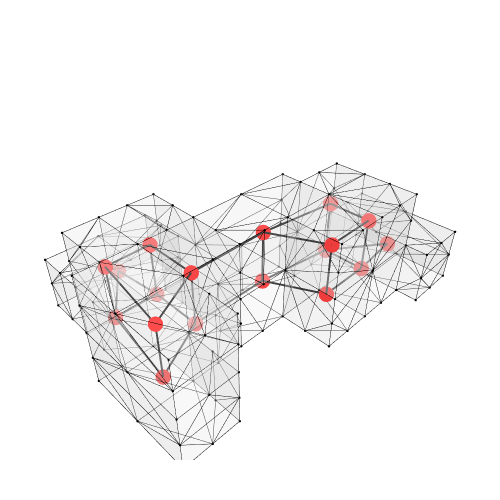

Source (notebook cell):
### Markdown cell above
# Show Dual Graph with Geometry

### Code cell
Topology.Show(cc, g2,
              vertexSizeKey="size",
              vertexColorKey="color",
              edgeWidthKey="width",
              edgeColorKey="color",
              faceOpacity=0.3,
              backgroundColor="white",
              width=500,
              height=500,
              renderer=renderer)

### Figure 1 — Plotly figure (JSON) as saved in the notebook; plotly's stock layout.template omitted (floating-point values rounded to 4 significant figures; data arrays with more than 128 entries replaced by an {"elided": "..."} marker saying what was removed)
{"data": [{"customdata": {"elided": "151 str values"}, "hoverinfo": "text", "hovertemplate": {"elided": "151 str values"}, "hovertext": {"elided": "151 str values"}, "legendgroup": "1", "legendrank": 1, "marker": {"color": {"elided": "151 str values"}, "line": {"width": 0}, "opacity": 1, "size": {"elided": "151 float values"}, "sizemode": "diameter", "symbol": "circle"}, "mode": "markers", "name": "1: Untitled (Vertices)", "showlegend": false, "text": {"elided": "151 str values"}, "type": "scatter3d", "x": {"elided": "151 float values"}, "y": {"elided": "151 float values"}, "z": {"elided": "151 int values"}}, {"hoverinfo": "text", "hovertext": [], "legendgroup": "2", "legendrank": 2, "line": {"color": "#000000", "dash": "solid", "width": 1}, "marker": {"color": "#000000", "size": 0.25, "symbol": "circle"}, "mode": "markers+lines", "name": "1: Untitled (Edges)", "showlegend": false, "text": [], "type": "scatter3d", "x": {"elided": "1347 float values"}, "y": {"elided": "1347 float values"}, "z": {"elided": "1347 int values"}}, {"cmax": 1, "cmin": 0, "color": "#FAFAFA", "colorscale": [[0, "#440154"], [0.1111, "#482878"], [0.2222, "#3e4989"], [0.3333, "#31688e"], [0.4444, "#26828e"], [0.5556, "#1f9e89"], [0.6667, "#35b779"], [0.7778, "#6ece58"], [0.8889, "#b5de2b"], [1, "#fde725"]], "flatshading": true, "hoverinfo": "text", "hovertext": "", "i": {"elided": "383 int values"}, "j": {"elided": "383 int values"}, "k": {"elided": "383 int values"}, "legendgroup": "3", "legendrank": 3, "lighting": {"facenormalsepsilon": 0}, "name": "1: Untitled (Faces)", "opacity": 0.3, "showlegend": false, "showscale": false, "text": "", "type": "mesh3d", "x": {"elided": "151 float values"}, "y": {"elided": "151 float values"}, "z": {"elided": "151 int values"}}, {"hoverinfo": "text", "hovertext": [], "legendgroup": "6", "legendrank": 6, "line": {"color": "#000000", "dash": "solid", "width": 4}, "marker": {"color": "#000000", "size": 1, "symbol": "circle"}, "mode": "markers+lines", "name": "2: Untitled Graph (Edges)", "showlegend": false, "text": [], "type": "scatter3d", "x": [8810, 13310, null, 8810, 8810, null, 8810, 8810, null, 8810, 5810, null, 5810, 6411.0, null, 6411.0, 6411.0, null, 8810, 6411.0, null, 14810, 17810, null, 17810, 17810, null, 17810, 17810, null, 17810, 20810, null, 8810, 8810, null, 8810, 8810, null, 13310, 14810, null, 14810, 14810, null, 17810, 17810, null, 14810, 17810, null, 5810, 5810, null, 5810, 6411.0, null, 17810, 17810, null, 13310, 17810, null, 8810, 6411.0, null, 6411.0, 8512.0, null, 13310, 13310, null, 8810, 13310, null, 13310, 14810, null, 8810, 8512.0, null, 13310, 17810, null, 8810, 5810, null, 17810, 20810, null], "y": [-2260, -2260, null, -2260, 740, null, -2260, -2260, null, -2260, -3760, null, -3760, 740, null, 740, 740, null, 740, 740, null, -5260, -5260, null, -2861.0, -5260, null, -5260, -5260, null, -5260, -4962.0, null, 740, 740, null, -2260, 740, null, -2260, -5260, null, -5260, -5260, null, -2861.0, -5260, null, -5260, -5260, null, -3760, -3760, null, -3760, 740, null, -2861.0, -2861.0, null, -2260, -2861.0, null, 740, 740, null, 740, 3740, null, -2260, -2260, null, -2260, -2260, null, -2260, -5260, null, 740, 3740, null, -2260, -2861.0, null, -2260, -3760, null, -2861.0, -4962.0, null], "z": [1500, 1500, null, 1500, 1500, null, 4500, 1500, null, 1500, 1500, null, 4500, 4500, null, 4500, 1500, null, 4500, 4500, null, 1500, 1500, null, 1500, 1500, null, 4500, 1500, null, 1500, 1500, null, 4500, 1500, null, 4500, 4500, null, 1500, 1500, null, 4500, 1500, null, 4500, 4500, null, 4500, 4500, null, 4500, 1500, null, 1500, 1500, null, 4500, 1500, null, 4500, 4500, null, 1500, 1500, null, 1500, 1500, null, 4500, 1500, null, 4500, 4500, null, 4500, 4500, null, 1500, 1500, null, 1500, 1500, null, 4500, 4500, null, 1500, 1500, null]}, {"customdata": ["", "", "", "", "", "", "", "", "", "", "", "", "", "", "", "", "", ""], "hoverinfo": "text", "hovertemplate": ["Click ", "Click ", "Click ", "Click ", "Click ", "Click ", "Click ", "Click ", "Click ", "Click ", "Click ", "Click ", "Click ", "Click ", "Click ", "Click ", "Click ", "Click "], "hovertext": ["", "", "", "", "", "", "", "", "", "", "", "", "", "", "", "", "", ""], "legendgroup": "5", "legendrank": 5, "marker": {"color": ["#FF0000", "#FF0000", "#FF0000", "#FF0000", "#FF0000", "#FF0000", "#FF0000", "#FF0000", "#FF0000", "#FF0000", "#FF0000", "#FF0000", "#FF0000", "#FF0000", "#FF0000", "#FF0000", "#FF0000", "#FF0000"], "line": {"width": 0}, "opacity": 1, "size": [18, 18, 18, 18, 18, 18, 18, 18, 18, 18, 18, 18, 18, 18, 18, 18, 18, 18], "sizemode": "diameter", "symbol": "circle"}, "mode": "markers", "name": "2: Untitled Graph (Vertices)", "showlegend": false, "text": ["", "", "", "", "", "", "", "", "", "", "", "", "", "", "", "", "", ""], "type": "scatter3d", "x": [8810, 6411.0, 17810, 8810, 14810, 17810, 5810, 17810, 6411.0, 13310, 8810, 13310, 8810, 17810, 8512.0, 5810, 14810, 20810], "y": [-2260, 740, -5260, 740, -5260, -5260, -3760, -2861.0, 740, -2260, 740, -2260, -2260, -2861.0, 3740, -3760, -5260, -4962.0], "z": [1500, 4500, 1500, 4500, 1500, 4500, 1500, 4500, 1500, 4500, 1500, 1500, 4500, 1500, 1500, 4500, 4500, 1500]}], "layout": {"autosize": true, "height": 500, "margin": {"b": 40, "l": 40, "r": 40, "t": 40}, "paper_bgcolor": "#FFFFFF", "plot_bgcolor": "#FFFFFF", "scene": {"aspectmode": "data", "camera": {"center": {"x": 0, "y": 0, "z": 0}, "eye": {"x": -1.25, "y": -1.25, "z": 1.25}, "projection": {"type": "perspective"}, "up": {"x": 0, "y": 0, "z": 1}}, "xaxis": {"visible": false}, "yaxis": {"visible": false}, "zaxis": {"visible": false}}, "showlegend": true, "width": 500, "xaxis": {"showgrid": false, "visible": false, "zeroline": false}, "yaxis": {"showgrid": false, "visible": false, "zeroline": false}}}
